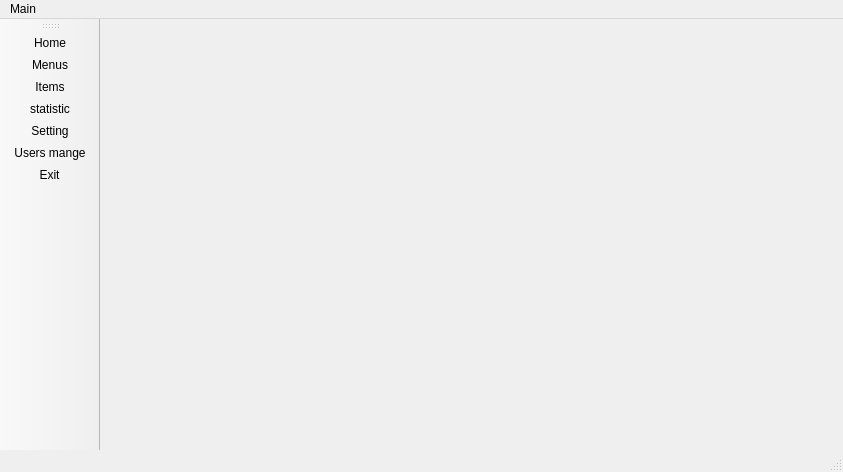
<?xml version="1.0" encoding="UTF-8"?>
<ui version="4.0">
 <class>MainWindow</class>
 <widget class="QMainWindow" name="MainWindow">
  <property name="geometry">
   <rect>
    <x>0</x>
    <y>0</y>
    <width>843</width>
    <height>472</height>
   </rect>
  </property>
  <property name="windowTitle">
   <string>MainWindow</string>
  </property>
  <property name="autoFillBackground">
   <bool>false</bool>
  </property>
  <property name="styleSheet">
   <string notr="true">background-image : url(:/C:/Users/Abdul/Desktop/hd-da-ivan.jpg);</string>
  </property>
  <widget class="QWidget" name="centralWidget"/>
  <widget class="QMenuBar" name="menuBar">
   <property name="geometry">
    <rect>
     <x>0</x>
     <y>0</y>
     <width>843</width>
     <height>21</height>
    </rect>
   </property>
   <widget class="QMenu" name="menuMain">
    <property name="title">
     <string>Main</string>
    </property>
    <addaction name="actionADD"/>
    <addaction name="actionSave"/>
    <addaction name="actionLogout"/>
    <addaction name="actionItems"/>
    <addaction name="actionSetting"/>
    <addaction name="actionUsers_mange"/>
    <addaction name="actionExit"/>
   </widget>
   <addaction name="menuMain"/>
  </widget>
  <widget class="QToolBar" name="mainToolBar">
   <property name="enabled">
    <bool>true</bool>
   </property>
   <property name="minimumSize">
    <size>
     <width>100</width>
     <height>100</height>
    </size>
   </property>
   <property name="sizeIncrement">
    <size>
     <width>0</width>
     <height>0</height>
    </size>
   </property>
   <property name="baseSize">
    <size>
     <width>0</width>
     <height>0</height>
    </size>
   </property>
   <attribute name="toolBarArea">
    <enum>LeftToolBarArea</enum>
   </attribute>
   <attribute name="toolBarBreak">
    <bool>false</bool>
   </attribute>
   <addaction name="actionADD"/>
   <addaction name="actionSave"/>
   <addaction name="actionItems"/>
   <addaction name="actionLogout"/>
   <addaction name="actionSetting"/>
   <addaction name="actionUsers_mange"/>
   <addaction name="actionExit"/>
  </widget>
  <widget class="QStatusBar" name="statusBar"/>
  <action name="actionADD">
   <property name="checkable">
    <bool>true</bool>
   </property>
   <property name="icon">
    <iconset resource="myreso.qrc">
     <normaloff>:/C:/Users/Abdul/Desktop/icons qt/main.png</normaloff>:/C:/Users/Abdul/Desktop/icons qt/main.png</iconset>
   </property>
   <property name="text">
    <string>Home</string>
   </property>
   <property name="iconText">
    <string>Home</string>
   </property>
   <property name="whatsThis">
    <string/>
   </property>
   <property name="iconVisibleInMenu">
    <bool>true</bool>
   </property>
  </action>
  <action name="actionSave">
   <property name="checkable">
    <bool>true</bool>
   </property>
   <property name="icon">
    <iconset resource="myreso.qrc">
     <normaloff>:/C:/Users/Abdul/Desktop/icons qt/menu.jpg</normaloff>:/C:/Users/Abdul/Desktop/icons qt/menu.jpg</iconset>
   </property>
   <property name="text">
    <string>Menus</string>
   </property>
  </action>
  <action name="actionLogout">
   <property name="icon">
    <iconset resource="myreso.qrc">
     <normaloff>:/C:/Users/Abdul/Desktop/icons qt/static.png</normaloff>:/C:/Users/Abdul/Desktop/icons qt/static.png</iconset>
   </property>
   <property name="text">
    <string>statistic</string>
   </property>
  </action>
  <action name="actionItems">
   <property name="icon">
    <iconset resource="myreso.qrc">
     <normaloff>:/C:/Users/Abdul/Desktop/icons qt/list.png</normaloff>:/C:/Users/Abdul/Desktop/icons qt/list.png</iconset>
   </property>
   <property name="text">
    <string>Items</string>
   </property>
  </action>
  <action name="actionExit">
   <property name="icon">
    <iconset resource="myreso.qrc">
     <normaloff>:/C:/Users/Abdul/Desktop/image/exit.ico</normaloff>:/C:/Users/Abdul/Desktop/image/exit.ico</iconset>
   </property>
   <property name="text">
    <string>Exit</string>
   </property>
  </action>
  <action name="actionUsers_mange">
   <property name="icon">
    <iconset resource="myreso.qrc">
     <normaloff>:/C:/Users/Abdul/Desktop/image/Users-icon.png</normaloff>:/C:/Users/Abdul/Desktop/image/Users-icon.png</iconset>
   </property>
   <property name="text">
    <string>Users mange</string>
   </property>
  </action>
  <action name="actionSetting">
   <property name="icon">
    <iconset resource="myreso.qrc">
     <normaloff>:/C:/Users/Abdul/Desktop/image/setting.png</normaloff>:/C:/Users/Abdul/Desktop/image/setting.png</iconset>
   </property>
   <property name="text">
    <string>Setting</string>
   </property>
  </action>
 </widget>
 <layoutdefault spacing="6" margin="11"/>
 <resources>
  <include location="myreso.qrc"/>
 </resources>
 <connections/>
</ui>
